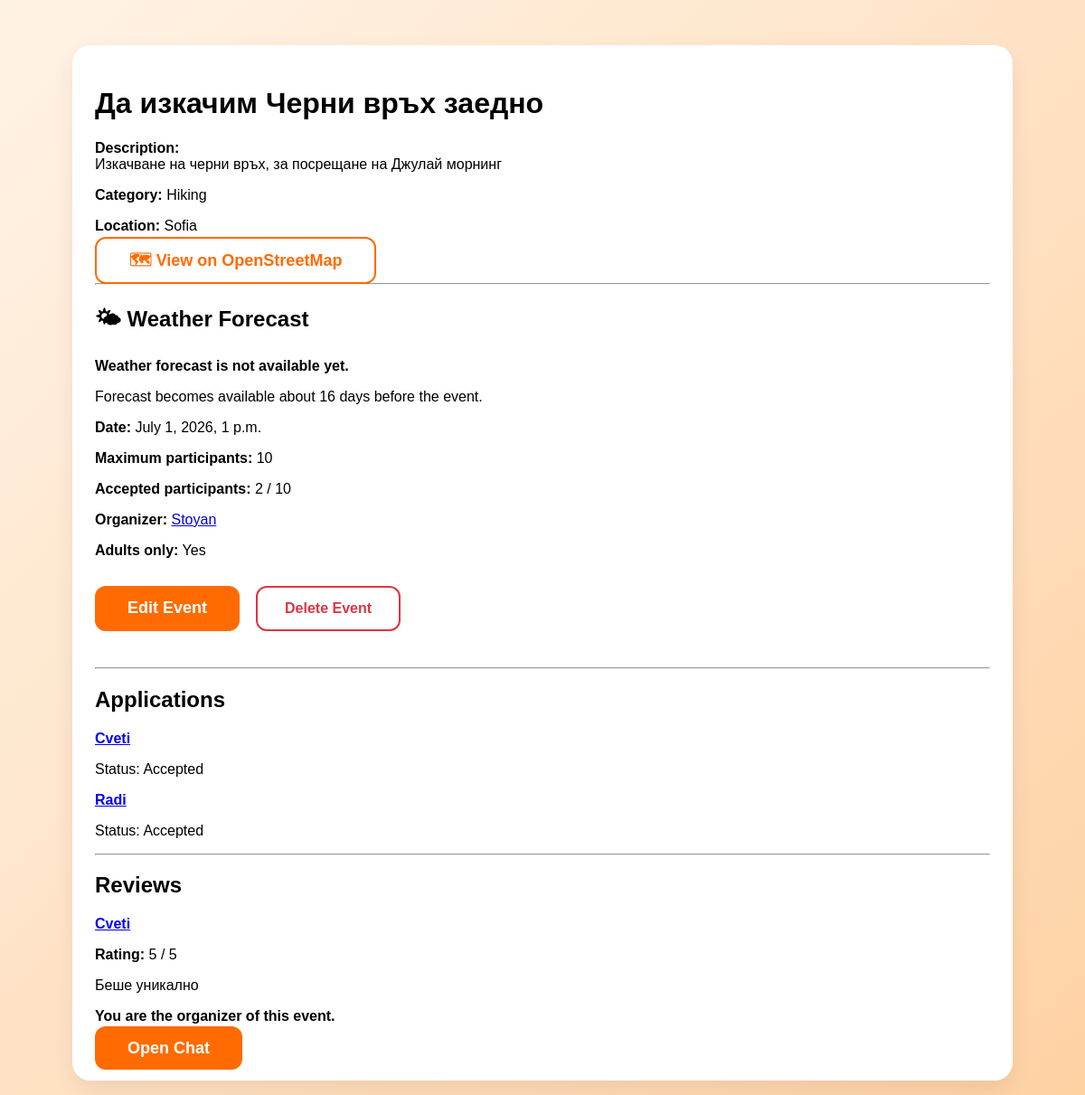
The app's page /events/1/ (signed in) with its own data.
### events/models.py (models this page shows, shortened)
class Event(models.Model):
    CATEGORY_CHOICES = [
        ("sport", "Sport"),
        ("party", "Party"),
        ("festival", "Festival"),
        ("hiking", "Hiking"),
        ("cinema", "Cinema"),
        ("concert", "Concert"),
        ("games", "Board Games"),
        ("other", "Other"),
    ]
    organizer = models.ForeignKey(
        User,
        on_delete=models.CASCADE,
        related_name="created_events"
    )
    title = models.CharField(max_length=100)
    description = models.TextField()
    category = models.CharField(
        max_length=50,
        choices=CATEGORY_CHOICES
    )
    location = models.CharField(max_length=150)
    date_time = models.DateTimeField()
    max_participants = models.PositiveIntegerField()
    is_adults_only = models.BooleanField(default=False)
    created_at = models.DateTimeField(auto_now_add=True)

### applications/models.py (models this page shows, shortened)
class Application(models.Model):
    STATUS_CHOICES = [
        ("pending", "Pending"),
        ("accepted", "Accepted"),
        ("rejected", "Rejected"),
    ]
    event = models.ForeignKey(
        Event,
        on_delete=models.CASCADE,
        related_name="applications"
    )
    applicant = models.ForeignKey(
        User,
        on_delete=models.CASCADE,
        related_name="event_applications"
    )
    status = models.CharField(
        max_length=20,
        choices=STATUS_CHOICES,
        default="pending"
    )
    created_at = models.DateTimeField(auto_now_add=True)
    class Meta:
        unique_together = ("event", "applicant")

### reviews/models.py (models this page shows, shortened)
class Review(models.Model):
    event = models.ForeignKey(
        Event,
        on_delete=models.CASCADE,
        related_name="reviews"
    )
    reviewer = models.ForeignKey(
        User,
        on_delete=models.CASCADE,
        related_name="given_reviews"
    )
    organizer = models.ForeignKey(
        User,
        on_delete=models.CASCADE,
        related_name="received_reviews"
    )
    rating = models.IntegerField()
    comment = models.TextField()
    created_at = models.DateTimeField(auto_now_add=True)
    class Meta:
        unique_together = ("event", "reviewer")

### events/views.py (the view, shortened to what this page needs)
# urls.py: path("<int:event_id>/", views.event_details_view, name="event_details"),
@login_required
def event_details_view(request, event_id):
    event = get_object_or_404(Event, id=event_id)
    accepted_count = event.applications.filter(
        status="accepted"
    ).count()
    is_full = accepted_count >= event.max_participants
    user_application = None
    if request.user.is_authenticated:
        user_application = Application.objects.filter(
            event=event,
            applicant=request.user
        ).first()
    can_review = False
    weather = get_weather(event.location, event.date_time)
    event_has_ended = event.date_time <= timezone.now()
    return render(request, "events/event_details.html", {
        "event": event,
        "user_application": user_application,
        "accepted_count": accepted_count,
        "is_full": is_full,
        "can_review": can_review,
        "weather": weather,
        "event_has_ended": event_has_ended,
    })

### events/views.py (called while the page is built, shortened)
def get_weather(location, event_date):
    try:
        today = timezone.now().date()
        days_until_event = (event_date.date() - today).days
        if days_until_event < 0 or days_until_event > 16:
            return None
    except Exception:
        return None

### events/templates/events/event_details.html (shortened to what this page needs)
{% extends "base.html" %}
{% block content %}
<div class="page-container">
    <div class="event-card">
        <h1>{{ event.title }}</h1>
        <p>
            <strong>Description:</strong><br>
            {{ event.description }}
        </p>
        <p>
            <strong>Category:</strong>
            {{ event.get_category_display }}
        </p>
        <p>
            <strong>Location:</strong>
            {{ event.location }}
        </p>
        <a
            href="https://www.openstreetmap.org/search?query={{ event.location|urlencode }}"
            target="_blank"
            class="btn btn-outline"
        >
            🗺 View on OpenStreetMap
        </a>
        <hr>
        <h2>🌤 Weather Forecast</h2>
        {% if weather %}
            <div class="weather-card">
                <p>
                    <strong>Date:</strong>
                    {{ weather.date }}
                </p>
                <p>
                    <strong>Temperature:</strong>
                    {{ weather.min_temp }}°C – {{ weather.max_temp }}°C
                </p>
                <p>
                    <strong>Wind:</strong>
                    {{ weather.wind_speed }} km/h
                </p>
            </div>
        {% else %}
            <div class="weather-card">
                <p><strong>Weather forecast is not available yet.</strong></p>
                <p>
                    Forecast becomes available about 16 days before the event.
                </p>
            </div>
        {% endif %}
        <p>
            <strong>Date:</strong>
            {{ event.date_time }}
        </p>
        <p>
            <strong>Maximum participants:</strong>
            {{ event.max_participants }}
        </p>
        <p>
            <strong>Accepted participants:</strong>
            {{ accepted_count }} / {{ event.max_participants }}
        </p>
        <p>
            <strong>Organizer:</strong>
            <a href="{% url 'user_profile' event.organizer.id %}">
                {{ event.organizer.username }}
            </a>
        </p>
        <p>
            <strong>Adults only:</strong>
            {% if event.is_adults_only %}
                Yes
            {% else %}
                No
            {% endif %}
        </p>
        {% if request.user == event.organizer %}
        <div class="action-buttons">
            <a href="{% url 'edit_event' event.id %}" class="btn btn-primary">
                Edit Event
            </a>
            <a href="{% url 'delete_event' event.id %}" class="btn btn-danger">
                Delete Event
            </a>
        </div>
        {% endif %}
        {% if request.user == event.organizer %}
            <hr>
            <h2>Applications</h2>
            {% for application in event.applications.all %}
                <div class="card">
                    <p>
                        <strong>
                            <a href="{% url 'user_profile' application.applicant.id %}">
                                {{ application.applicant.username }}
                            </a>
                        </strong>
                    </p>
                    <p>
                        Status:
                        {{ application.get_status_display }}
                    </p>
                </div>
            {% empty %}
                <p>No applications yet.</p>
            {% endfor %}
        {% endif %}
        <hr>
        <h2>Reviews</h2>
        {% for review in event.reviews.all %}
            <div class="card">
                <strong>
                    <a href="{% url 'user_profile' review.reviewer.id %}">
                        {{ review.reviewer.username }}
                    </a>
                </strong>
                <p><strong>Rating:</strong> {{ review.rating }} / 5</p>
                <p>{{ review.comment }}</p>
            </div>
        {% empty %}
            <p>No reviews yet.</p>
        {% endfor %}
        {% if request.user == event.organizer %}
            <p><strong>You are the organizer of this event.</strong></p>
            <a href="{% url 'event_chat' event.id %}" class="btn btn-primary">
                Open Chat
            </a>
        {% endif %}
    </div>
</div>
{% endblock %}

### accounts/static/css/style.css (style rules this page uses)
body { margin: 0; font-family: Arial, sans-serif; background: linear-gradient(135deg, #fff3e6, #ffd1a3); }
.btn { text-decoration: none; padding: 14px 36px; border-radius: 12px; font-size: 18px; font-weight: bold; }
.btn-primary { background: #ff6b00; color: white; }
.btn-outline { border: 2px solid #ff6b00; color: #ff6b00; }
.page-container { padding: 50px 80px; }
.event-card { background: white; padding: 25px; border-radius: 20px; box-shadow: 0 10px 25px rgba(0,0,0,0.07); }
.btn-danger { background:#dc3545; color:white; border:none; padding:15px 35px; border-radius:12px; text-decoration:none; font-weight:bold; cursor:pointer; font-size:16px; }
.action-buttons { display: flex; gap: 18px; margin: 30px 0 40px; }
.btn-danger { background: white; color: #dc3545; border: 2px solid #dc3545; border-radius: 12px; padding: 14px 30px; text-decoration: none; font-weight: bold; transition: 0.2s; }

### records on screen
Event: title "Да изкачим Черни връх заедно", description "Изкачване на черни връх, за посрещане на Джулай морнинг", category "Hiking", location "Sofia", date_time "July 1, 2026, 1 p.m.", max_participants "10", organizer.username "Stoyan"
Application: applicant.username "Cveti", status "Accepted"
Application: applicant.username "Radi", status "Accepted"
Review: reviewer.username "Cveti", rating "5", comment "Беше уникално"

### other values on screen
{{ accepted_count }} "2"
